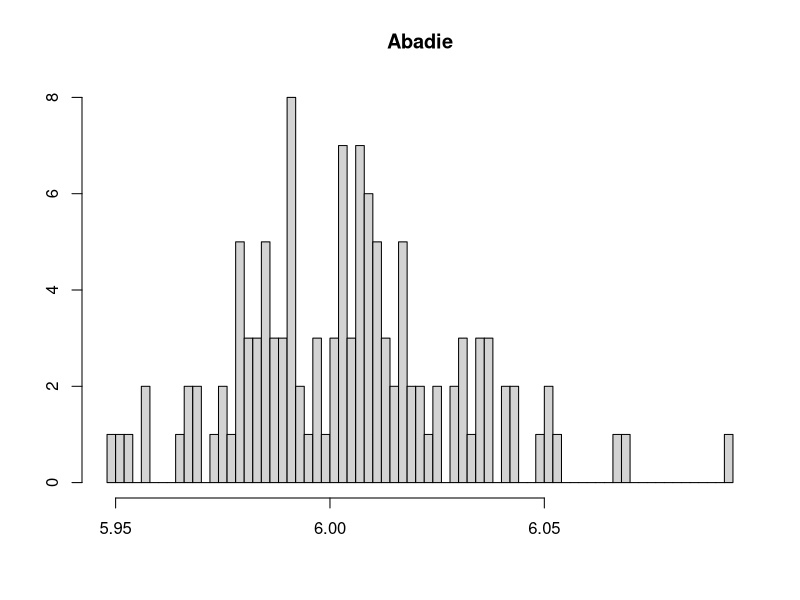
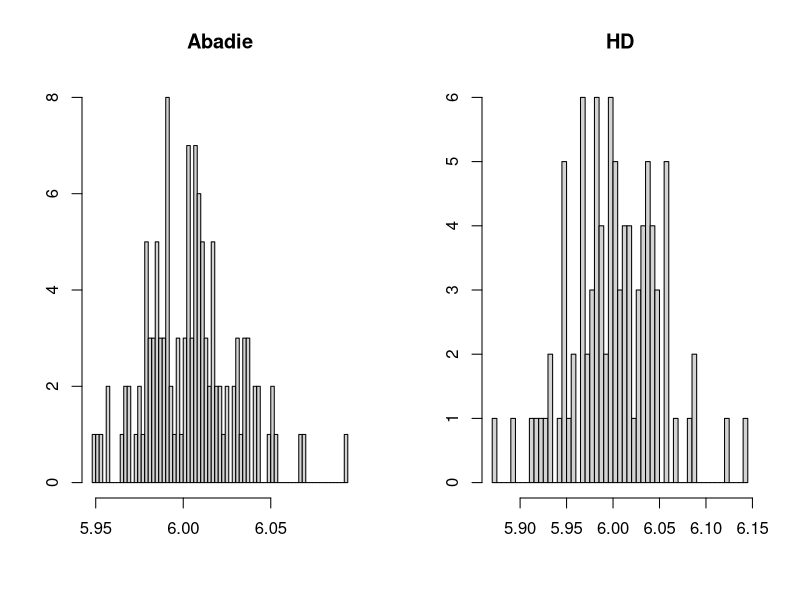

R code for these plots, in order:
install.packages("rpart")
library(rpart)

install.packages("randomForest")
library(randomForest)

#Data generating #Multilevel
set.seed(666)
B=500
N=200
p=100
s=5
X=array(rnorm(N*B*p,0.3,1),dim=c(B,N,p))
gamma0=c(s:1,rep(0,(p-s)))/s
gamma1=gamma0+0.5
gamma2=gamma0+0.6


pr0=matrix(0.3,B,N)
pr1=matrix(0.3,B,N)
pr2=matrix(0.4,B,N)

p <- c(0.3,0.3,0.4)
x <- runif(B*N)
W <- numeric(B*N)
for (i in 0:length(p)) { 
  W <- W + (x >= sum(p[0:i])) 
}

W=matrix(W,B,N)

W=W-1

beta1=gamma0+0.5
theta1=3
theta2=6

e1=matrix(rnorm(B*N,0,0.1),B,N)
e2=matrix(rnorm(B*N,0,0.1),B,N)
e3=matrix(rnorm(B*N,0,0.1),B,N)
e4=matrix(rnorm(B*N,0,0.1),B,N)

Y00=matrix(0,B,N)
Y01=matrix(0,B,N)
Y11=matrix(0,B,N)
Y21=matrix(0,B,N)

for (i in 1:B){
  
  Y00[i,]=X[i,,]%*%beta1+e1[i,]
  Y01[i,]=Y00[i,]+1+e2[i,]
  Y11[i,]=theta1+Y01[i,]+e3[i,]
  Y21[i,]=theta2+Y01[i,]+e4[i,]
}

Y0=Y00

Y1=Y01*(W==0)+Y11*(W==1)+Y21*(W==2)



#####################################################################################
#Abadie's Estimator
thetahat=c(0)
for (i in 1:B){
  treatment=as.factor(W[i,])
  data1=data.frame(treatment, X[i,,])
  
  rt = rpart(treatment ~ X1+X2+X3+X4+X5, data = data1, method = "class")
  p1 = predict(rt, data1, type = "prob")
  
  ghat0=p1[,1]
  ghat2=p1[,3]  
  thetahat[i]=mean(((W[i,]==2)*ghat0-(W[i,]==0)*ghat2)*(Y1[i,]-Y0[i,])/ghat0/mean(W[i,]==2))
}

hist(thetahat,breaks=100,main="Abadie",xlab="",ylab="")


#HD
###Sample splitting parameters
k=2
k1=c(1:(N/k))
k2=c((N/k+1):(2*N/k))
K=rbind(k1,k2)

#DML
thetabar=c(0)
for (i in 1:B){
  thetaDML=c(0)
  for (q in 1:k){
    treatment=as.factor(W[i,-K[q,]])
    data1=data.frame(treatment, X[i,-K[q,],])
    
    rt = rpart(treatment ~ X1+X2+X3+X4+X5, data = data1, method = "class")
    
    treatment=as.factor(W[i,K[q,]])
    data2=data.frame(treatment, X[i,K[q,],])
    
    p1 = predict(rt, data1, type = "prob")
    
    
    ghat0=p1[,1]
    ghat2=p1[,3]  
    
    index=which(W[i,-K[q,]]==0)
    y=Y1[i,-K[q,]]-Y0[i,-K[q,]]
    y=y[index]
    XX=X[i,-K[q,],1:s]
    XX=XX[index,]
    
    
    model=randomForest(XX,y)
    
    
    ellhat_w=predict(model,X[i,K[q,],1:s])
    
    thetaDML[q]=mean(((W[i,K[q,]]==2)*ghat0-(W[i,K[q,]]==0)*ghat2)*(Y1[i,K[q,]]-Y0[i,K[q,]])/ghat0/mean(W[i,K[q,]]==2)-ellhat_w*(((W[i,K[q,]]==2)-ghat2)/mean(W[i,K[q,]]==2)-((W[i,K[q,]]==0)-ghat0)*ghat2/mean(W[i,K[q,]]==2)/ghat0))
  }
  thetabar[i]=mean(thetaDML)
}




par(mfrow=c(1,2))
hist(thetahat,breaks=100,main="Abadie",xlab="",ylab="")
hist(thetabar,breaks=50,main="HD",xlab="",ylab="")



